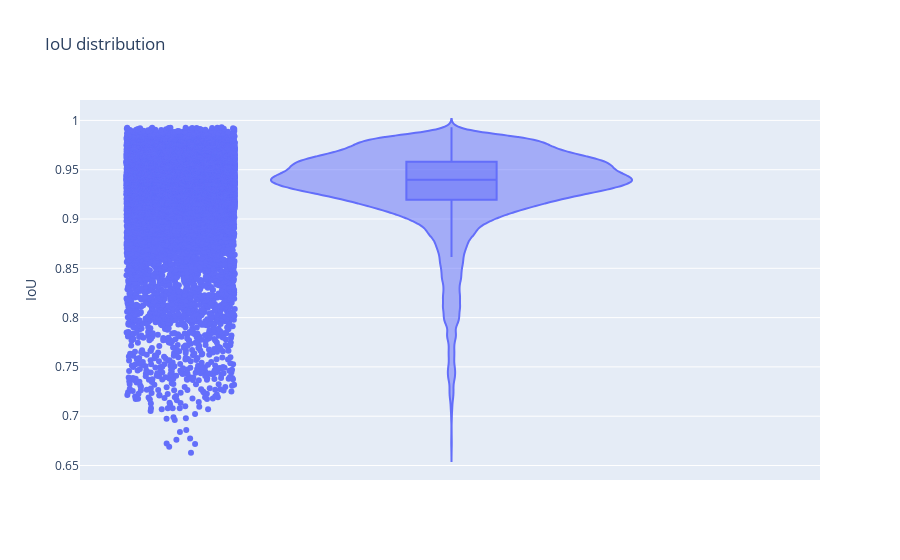

Source (notebook cell):
### Markdown cell above
Previous:

0.9196691274162706 <br>
0.05097715592981259

Small improvement in mean IoU (+0.01) and std (-0.01)

### Code cell
fig = px.violin(df["IoU"], y="IoU", title="IoU distribution", box=True, points="all")
fig.show()

### Figure 1 — Plotly figure (JSON) as saved in the notebook; plotly's stock layout.template omitted (floating-point values rounded to 4 significant figures; data arrays with more than 128 entries replaced by an {"elided": "..."} marker saying what was removed)
{"data": [{"alignmentgroup": "True", "box": {"visible": true}, "hovertemplate": "IoU=%{y}<extra></extra>", "legendgroup": "", "marker": {"color": "#636efa"}, "name": "", "offsetgroup": "", "orientation": "v", "points": "all", "scalegroup": "True", "showlegend": false, "type": "violin", "x0": " ", "xaxis": "x", "y": {"elided": "19291 float values"}, "y0": " ", "yaxis": "y"}], "layout": {"legend": {"tracegroupgap": 0}, "title": {"text": "IoU distribution"}, "violinmode": "group", "xaxis": {"anchor": "y", "domain": [0, 1]}, "yaxis": {"anchor": "x", "domain": [0, 1], "title": {"text": "IoU"}}}}
